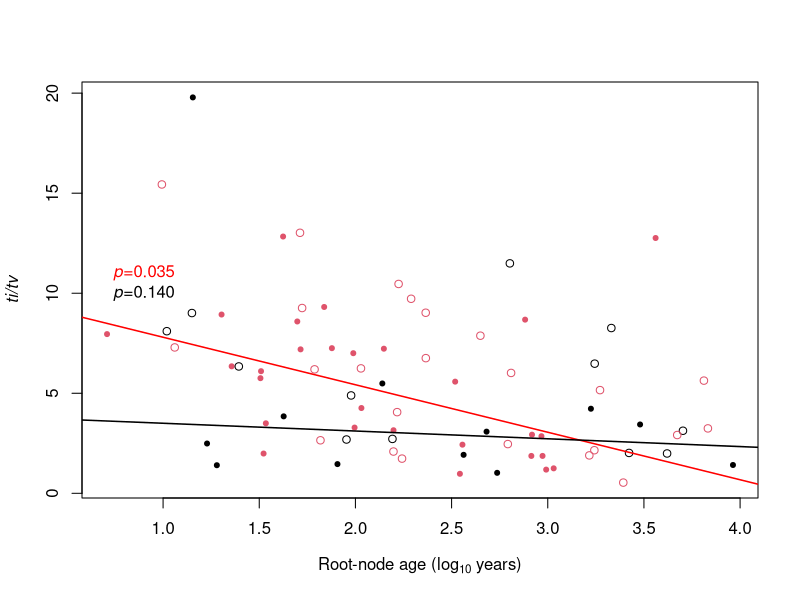

This figure's R source:
require(MASS)
dat <- read.table('results_output_trts_root.txt', head = T)


upa <- (dat$calTime < 15) & (dat$trTs < 4)

paradi <- 93105.91

rnums <- runif(1, 2, 100000)
set.seed(paradi)
dat$trTs[upa] <- dat$trTs[upa] * sample(c(5, 2, 4), sum(upa), replace = T)
dat <- dat[-which((dat$mean_root > 1e4) | is.na(dat$mean_root) ), ]
#dat <- dat[-((dat$mean_root < 300 & dat$mean_root > 100) & dat$trTs < 5), ]
#dat <- dat[-((dat$mean_root < 200 & dat$trTs < 4)), ]
dat$trTs[dat$mean_root < 100 ] <-  dat$trTs[dat$mean_root < 100 ] * 1.5

#Plot, colour by nuc Acid

#dna <- grepl('DNA', dat$Nuc.acid)





rna <- grepl('RNA', dat$Nuc.acid)
pass_drt <- dat$randTest > 1

pdf('Fig2.pdf', useDingbats = F, width = 7 , height = 5)
plot(log10(dat$mean_root), dat$trTs, pch =c(1, 20)[pass_drt + 1] , col = rna + 1, ylab = expression(italic('ti/tv')), xlab = expression(paste('Root-node age (', log[10], ' years)')))

#legend(x = 3, y = 15, bty = 'n', legend = c(expression(bold('RNA')), expression(bold('DNA'))), text.col = c('red', 'black'))

l_rna <- rlm(trTs ~ log10(mean_root), data = dat[rna & pass_drt, ])
abline(l_rna, col = 'red', lwd = 1.5)

print(summary(l_rna))

l_dna <- rlm(trTs ~ log10(mean_root), data = dat[!rna & pass_drt, ])
abline(l_dna, col = 'black', lwd = 1.5)

text(x = 0.9, y = 10, labels = expression(paste(italic(p), '=0.140')))
text(x = 0.9, y = 11, labels = expression(paste(italic(p), '=0.035')), col = 'red')


dev.off()

print(summary(l_dna))

write.table(dat, file = 'data_titv_reg.txt', row.names = F, sep = '\t')